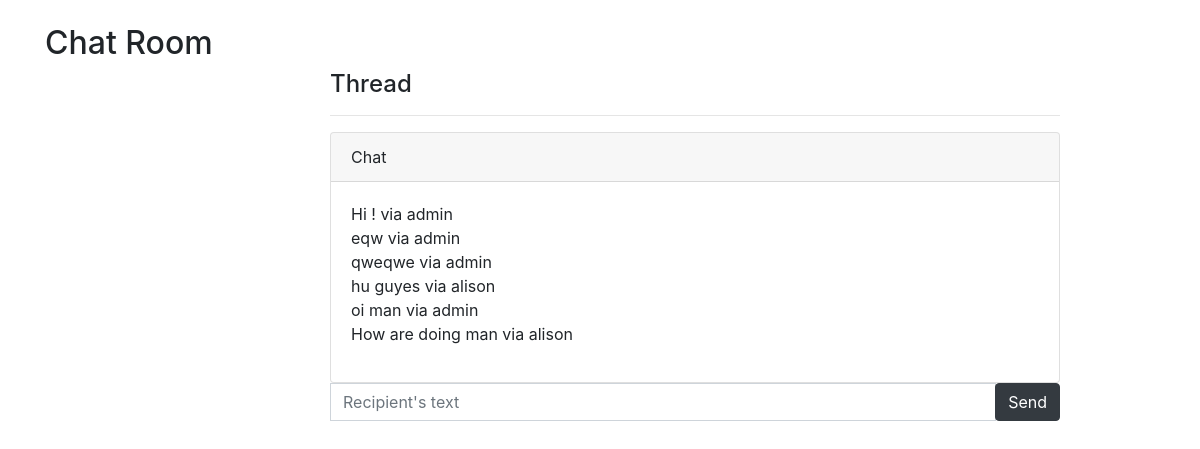
/messages/alison (signed in), run on the app's committed database.
### chat/models.py (models this page shows)
class ChatMessage(models.Model):
    thread      = models.ForeignKey(Thread, null=True, blank=True, on_delete=models.SET_NULL)
    user        = models.ForeignKey(settings.AUTH_USER_MODEL, verbose_name='sender', on_delete=models.CASCADE)
    message     = models.TextField()
    timestamp   = models.DateTimeField(auto_now_add=True)

### chat/views.py (the view, shortened to what this page needs)
# urls.py: re_path(r"^messages/(?P<username>[\w+@+-]+)", ThreadView.as_view())
class ThreadView(LoginRequiredMixin,FormMixin, DetailView):
    template_name = 'index.html'
    form_class = ComposeForm
    success_url = './'
    def get_object(self):
        other_username  = self.kwargs.get("username")
        obj, created    = Thread.objects.get_or_new(self.request.user, other_username)
        if obj == None:
            raise Http404
        return obj

### chat/forms.py
class ComposeForm(forms.Form):
    message = forms.CharField(
            widget=forms.TextInput(
                attrs={"class": "form-control"}
                )
            )

### chat/models.py (called while the page is built, shortened)
    def get_or_new(self, user, other_username): # get_or_create
        username = user.username
        if username == other_username:
            return None
        qlookup1 = Q(first__username=username) & Q(second__username=other_username)
        qlookup2 = Q(first__username=other_username) & Q(second__username=username)
        qs = self.get_queryset().filter(qlookup1 | qlookup2).distinct()
        if qs.count() == 1:
            return qs.first(), False
        elif qs.count() > 1:
            return qs.order_by('timestamp').first(), False

### chat/templates/index.html (shortened to what this page needs)
{% extends 'base.html' %}
{% block content %}
<br>
<h2>Chat Room </h2>
<div class="row">
    <div class="col-sm-3">
    </div>
    <div class="col-sm-8">
        <h4>Thread</h4>
        <hr>
        <div class="card">
            <div class="card-header">
                Chat
            </div>
            <div class="card-body">
                <ul id="chat" class="list-unstyled">
                    {% for chat in object.chatmessage_set.all %}
                    <li>{{ chat.message }} via {{ chat.user }}</li>
                    {% endfor %}
                </ul>
            </div>
        </div>
        <form id="form" method="post">
            <div class="input-group">
                <input  autofocus id="id_message" class="form-control" type="text" placeholder="Recipient's text" aria-label="Recipient's " aria-describedby="my-addon">
                <div class="input-group-append">
                    <span class="" id="my-addon">
                        <button class="btn btn-dark" type="submit">Send</button>
                    </span>
                </div>
            </div>
        </form>
    </div>
</div>
{% endblock content %}

### data on the page
ChatMessage: message "Hi !", user "admin"
ChatMessage: message "eqw", user "admin"
ChatMessage: message "qweqwe", user "admin"
ChatMessage: message "hu guyes", user "alison"
ChatMessage: message "oi man", user "admin"
ChatMessage: message "How are doing man", user "alison"
